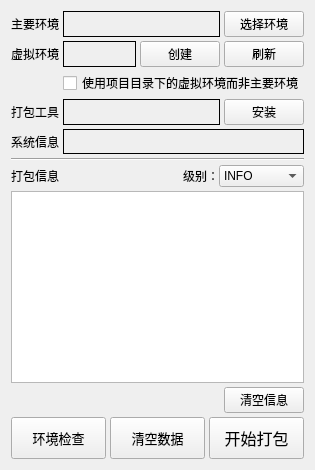
      <widget class="QWidget" name="layoutWidget">
       <layout class="QVBoxLayout" name="verticalLayout_16">
        <property name="spacing">
         <number>4</number>
        </property>
        <item>
         <layout class="QGridLayout" name="gridLayout">
          <item row="0" column="0">
           <widget class="QLabel" name="label_6">
            <property name="text">
             <string>主要环境</string>
            </property>
            <property name="alignment">
             <set>Qt::AlignRight|Qt::AlignTrailing|Qt::AlignVCenter</set>
            </property>
           </widget>
          </item>
          <item row="0" column="1">
           <layout class="QHBoxLayout" name="horizontalLayout_33" stretch="1,0">
            <item>
             <widget class="QLabel" name="uiLabel_python_info">
              <property name="toolTip">
               <string>当前选择的 Python 环境的版本信息。
选择不同 Python 环境时，在该环境中也应安装运行项目所需的所有模块。</string>
              </property>
              <property name="frameShape">
               <enum>QFrame::Box</enum>
              </property>
             </widget>
            </item>
            <item>
             <widget class="QPushButton" name="uiPushButton_select_pyenv">
              <property name="toolTip">
               <string>选择在不同 Python 环境中将程序打包成可执行文件。
选择不同 Python 环境时，在该环境中也应安装运行项目所需的所有模块。</string>
              </property>
              <property name="text">
               <string>选择环境</string>
              </property>
             </widget>
            </item>
           </layout>
          </item>
          <item row="1" column="0">
           <widget class="QLabel" name="label_30">
            <property name="text">
             <string>虚拟环境</string>
            </property>
            <property name="alignment">
             <set>Qt::AlignRight|Qt::AlignTrailing|Qt::AlignVCenter</set>
            </property>
           </widget>
          </item>
          <item row="1" column="1">
           <layout class="QHBoxLayout" name="horizontalLayout_2" stretch="1,0">
            <item>
             <widget class="QLabel" name="uiLabel_venv_info">
              <property name="toolTip">
               <string>此处的“虚拟环境”仅指在你的项目目录下创建的 Python 环境，而非所有广义上的虚拟环境。
注意：创建环境后请勿对环境目录进行重命名等操作，否则可能会造成该环境 Scripts 目录下的命令无法执行。</string>
              </property>
              <property name="frameShape">
               <enum>QFrame::Box</enum>
              </property>
              <property name="text">
               <string/>
              </property>
             </widget>
            </item>
            <item>
             <layout class="QHBoxLayout" name="horizontalLayout">
              <item>
               <widget class="QPushButton" name="uiPushButton_create_venv">
                <property name="toolTip">
                 <string>在项目根目录下创建一个 venv 虚拟环境并在其中安装你的程序的依赖。
注意：创建环境后请勿对环境目录进行重命名等操作，否则可能会造成该环境 Scripts 目录下的命令无法执行。</string>
                </property>
                <property name="text">
                 <string>创建</string>
                </property>
               </widget>
              </item>
              <item>
               <widget class="QPushButton" name="uiPushButton_refresh_venv">
                <property name="toolTip">
                 <string>重新在项目根目录下查找虚拟环境并刷新版本信息。
如果你确定存在虚拟环境但无法刷新出来，请确认“项目根目录”是否被正确设置为虚拟环境的父目录。</string>
                </property>
                <property name="text">
                 <string>刷新</string>
                </property>
               </widget>
              </item>
             </layout>
            </item>
           </layout>
          </item>
          <item row="2" column="1">
           <widget class="QCheckBox" name="uiCheckBox_prioritize_venv">
            <property name="toolTip">
             <string>选中此项后，将使用项目目录下的虚拟环境来打包程序。
如果项目目录下没有虚拟环境，则弹出菜单询问：使用主环境、创建虚拟环境、取消。</string>
            </property>
            <property name="text">
             <string>使用项目目录下的虚拟环境而非主要环境</string>
            </property>
           </widget>
          </item>
          <item row="3" column="0">
           <widget class="QLabel" name="label_16">
            <property name="text">
             <string>打包工具</string>
            </property>
            <property name="alignment">
             <set>Qt::AlignRight|Qt::AlignTrailing|Qt::AlignVCenter</set>
            </property>
           </widget>
          </item>
          <item row="3" column="1">
           <layout class="QHBoxLayout" name="horizontalLayout_35" stretch="1,0">
            <item>
             <widget class="QLabel" name="uiLabel_packtool_info">
              <property name="toolTip">
               <string>所选 Python 环境或项目虚拟环境下的 Pyinstaller 的版本信息。</string>
              </property>
              <property name="frameShape">
               <enum>QFrame::Box</enum>
              </property>
             </widget>
            </item>
            <item>
             <widget class="QPushButton" name="uiPushButton_reinstall_packtool">
              <property name="toolTip">
               <string>在当前选择的 Python 环境或虚拟环境中安装/重新安装 Pyinstaller 。</string>
              </property>
              <property name="text">
               <string>安装</string>
              </property>
             </widget>
            </item>
           </layout>
          </item>
          <item row="4" column="0">
           <widget class="QLabel" name="label_15">
            <property name="text">
             <string>系统信息</string>
            </property>
            <property name="alignment">
             <set>Qt::AlignRight|Qt::AlignTrailing|Qt::AlignVCenter</set>
            </property>
           </widget>
          </item>
          <item row="4" column="1">
           <widget class="QLabel" name="uiLabel_platform_info">
            <property name="minimumSize">
             <size>
              <width>0</width>
              <height>25</height>
             </size>
            </property>
            <property name="toolTip">
             <string>操作系统的版本信息，由内置 platform 模块提供。</string>
            </property>
            <property name="frameShape">
             <enum>QFrame::Box</enum>
            </property>
           </widget>
          </item>
         </layout>
        </item>
        <item>
         <widget class="Line" name="line_5">
          <property name="orientation">
           <enum>Qt::Horizontal</enum>
          </property>
         </widget>
        </item>
        <item>
         <layout class="QVBoxLayout" name="verticalLayout_6" stretch="0,1">
          <item>
           <layout class="QHBoxLayout" name="horizontalLayout_17" stretch="9,0">
            <item>
             <widget class="QLabel" name="label_5">
              <property name="toolTip">
               <string>打包时向控制台输出的详细信息，用于分析打包时出现的问题。</string>
              </property>
              <property name="text">
               <string>打包信息</string>
              </property>
             </widget>
            </item>
            <item>
             <layout class="QHBoxLayout" name="horizontalLayout_8">
              <property name="spacing">
               <number>0</number>
              </property>
              <item>
               <widget class="QLabel" name="label_18">
                <property name="text">
                 <string>级别：</string>
                </property>
               </widget>
              </item>
              <item>
               <widget class="QComboBox" name="uiComboBox_log_level">
                <property name="toolTip">
                 <string>对应选项：--log-level
打包程序时输出的信息量，选择越靠前的选项输出的信息量越大，默认INFO。</string>
                </property>
                <property name="currentIndex">
                 <number>2</number>
                </property>
                <item>
                 <property name="text">
                  <string>TRACE</string>
                 </property>
                </item>
                <item>
                 <property name="text">
                  <string>DEBUG</string>
                 </property>
                </item>
                <item>
                 <property name="text">
                  <string>INFO</string>
                 </property>
                </item>
                <item>
                 <property name="text">
                  <string>WARN</string>
                 </property>
                </item>
                <item>
                 <property name="text">
                  <string>ERROR</string>
                 </property>
                </item>
                <item>
                 <property name="text">
                  <string>CRITICAL</string>
                 </property>
                </item>
               </widget>
              </item>
             </layout>
            </item>
           </layout>
          </item>
          <item>
           <widget class="QTextEdit" name="uiTextEdit_packtool_logging">
            <property name="font">
             <font>
              <family>Consolas</family>
              <pointsize>10</pointsize>
             </font>
            </property>
            <property name="lineWrapMode">
             <enum>QTextEdit::NoWrap</enum>
            </property>
            <property name="readOnly">
             <bool>true</bool>
            </property>
           </widget>
          </item>
         </layout>
        </item>
        <item>
         <layout class="QHBoxLayout" name="horizontalLayout_36" stretch="1,0">
          <item>
           <layout class="QHBoxLayout" name="horizontalLayout_4" stretch="0,1">
            <item>
             <widget class="QLabel" name="uiLabel_running_gif"/>
            </item>
            <item>
             <widget class="QLabel" name="uiLabel_running_tip"/>
            </item>
           </layout>
          </item>
          <item>
           <widget class="QPushButton" name="uiPushButton_clear_log">
            <property name="toolTip">
             <string>清空上方的打包信息，此操作不会影响打包过程。</string>
            </property>
            <property name="text">
             <string>清空信息</string>
            </property>
           </widget>
          </item>
         </layout>
        </item>
        <item>
         <layout class="QHBoxLayout" name="horizontalLayout_18">
          <property name="spacing">
           <number>4</number>
          </property>
          <item>
           <widget class="QPushButton" name="uiPushButton_check_imports">
            <property name="minimumSize">
             <size>
              <width>0</width>
              <height>42</height>
             </size>
            </property>
            <property name="palette">
             <palette>
              <active>
               <colorrole role="ButtonText">
                <brush brushstyle="SolidPattern">
                 <color alpha="255">
                  <red>0</red>
                  <green>170</green>
                  <blue>0</blue>
                 </color>
                </brush>
               </colorrole>
              </active>
              <inactive>
               <colorrole role="ButtonText">
                <brush brushstyle="SolidPattern">
                 <color alpha="255">
                  <red>0</red>
                  <green>0</green>
                  <blue>0</blue>
                 </color>
                </brush>
               </colorrole>
              </inactive>
              <disabled>
               <colorrole role="ButtonText">
                <brush brushstyle="SolidPattern">
                 <color alpha="255">
                  <red>120</red>
                  <green>120</green>
                  <blue>120</blue>
                 </color>
                </brush>
               </colorrole>
              </disabled>
             </palette>
            </property>
            <property name="font">
             <font>
              <family>Microsoft YaHei UI</family>
              <pointsize>10</pointsize>
             </font>
            </property>
            <property name="toolTip">
             <string>检查程序运行所需的所有模块是否在所选的 Python 环境中安装。</string>
            </property>
            <property name="text">
             <string>环境检查</string>
            </property>
           </widget>
          </item>
          <item>
           <widget class="QPushButton" name="uiPushButton_clear_data">
            <property name="minimumSize">
             <size>
              <width>0</width>
              <height>42</height>
             </size>
            </property>
            <property name="palette">
             <palette>
              <active>
               <colorrole role="ButtonText">
                <brush brushstyle="SolidPattern">
                 <color alpha="255">
                  <red>255</red>
                  <green>0</green>
                  <blue>0</blue>
                 </color>
                </brush>
               </colorrole>
              </active>
              <inactive>
               <colorrole role="ButtonText">
                <brush brushstyle="SolidPattern">
                 <color alpha="255">
                  <red>0</red>
                  <green>0</green>
                  <blue>0</blue>
                 </color>
                </brush>
               </colorrole>
              </inactive>
              <disabled>
               <colorrole role="ButtonText">
                <brush brushstyle="SolidPattern">
                 <color alpha="255">
                  <red>120</red>
                  <green>120</green>
                  <blue>120</blue>
                 </color>
                </brush>
               </colorrole>
              </disabled>
             </palette>
            </property>
            <property name="font">
             <font>
              <family>Microsoft YaHei UI</family>
              <pointsize>10</pointsize>
             </font>
            </property>
            <property name="toolTip">
             <string>清空或恢复打包工具中所有已输入、改变的打包选项（已保存的打包配置不会被清空）</string>
            </property>
            <property name="text">
             <string>清空数据</string>
            </property>
           </widget>
          </item>
          <item>
           <widget class="QPushButton" name="uiPushButton_start_packing">
            <property name="minimumSize">
             <size>
              <width>0</width>
              <height>42</height>
             </size>
            </property>
            <property name="palette">
             <palette>
              <active>
               <colorrole role="ButtonText">
                <brush brushstyle="SolidPattern">
                 <color alpha="255">
                  <red>0</red>
                  <green>0</green>
                  <blue>255</blue>
                 </color>
                </brush>
               </colorrole>
              </active>
              <inactive>
               <colorrole role="ButtonText">
                <brush brushstyle="SolidPattern">
                 <color alpha="255">
                  <red>0</red>
                  <green>0</green>
                  <blue>0</blue>
                 </color>
                </brush>
               </colorrole>
              </inactive>
              <disabled>
               <colorrole role="ButtonText">
                <brush brushstyle="SolidPattern">
                 <color alpha="255">
                  <red>120</red>
                  <green>120</green>
                  <blue>120</blue>
                 </color>
                </brush>
               </colorrole>
              </disabled>
             </palette>
            </property>
            <property name="font">
             <font>
              <family>Microsoft YaHei UI</family>
              <pointsize>12</pointsize>
             </font>
            </property>
            <property name="toolTip">
             <string>将 Python 程序及所选资源文件打包成 .exe 可执行文件。</string>
            </property>
            <property name="text">
             <string>开始打包</string>
            </property>
           </widget>
          </item>
         </layout>
        </item>
       </layout>
      </widget>
